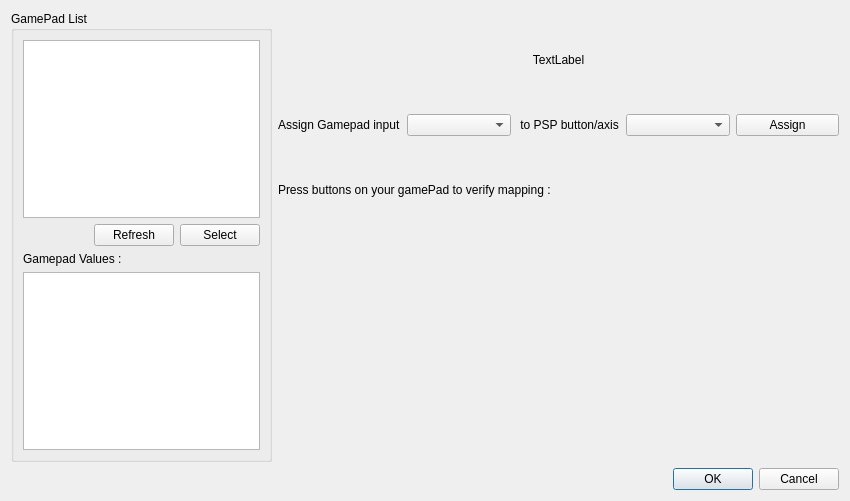
<?xml version="1.0" encoding="UTF-8"?>
<ui version="4.0">
 <class>GamePadDialog</class>
 <widget class="QDialog" name="GamePadDialog">
  <property name="geometry">
   <rect>
    <x>0</x>
    <y>0</y>
    <width>850</width>
    <height>501</height>
   </rect>
  </property>
  <property name="windowTitle">
   <string>Gamepad Configuration</string>
  </property>
  <layout class="QVBoxLayout" name="verticalLayout_2">
   <item>
    <layout class="QHBoxLayout" name="horizontalLayout_3">
     <item>
      <widget class="QGroupBox" name="groupBox">
       <property name="title">
        <string>GamePad List</string>
       </property>
       <layout class="QVBoxLayout" name="verticalLayout_3">
        <item>
         <widget class="QListWidget" name="GamePadList"/>
        </item>
        <item>
         <layout class="QHBoxLayout" name="horizontalLayout">
          <item>
           <spacer name="horizontalSpacer">
            <property name="orientation">
             <enum>Qt::Horizontal</enum>
            </property>
            <property name="sizeHint" stdset="0">
             <size>
              <width>40</width>
              <height>20</height>
             </size>
            </property>
           </spacer>
          </item>
          <item>
           <widget class="QPushButton" name="refreshListBtn">
            <property name="text">
             <string>Refresh</string>
            </property>
           </widget>
          </item>
          <item>
           <widget class="QPushButton" name="SelectPadBtn">
            <property name="text">
             <string>Select</string>
            </property>
           </widget>
          </item>
         </layout>
        </item>
        <item>
         <widget class="QLabel" name="label">
          <property name="text">
           <string>Gamepad Values :</string>
          </property>
         </widget>
        </item>
        <item>
         <widget class="QTreeWidget" name="padValues">
          <attribute name="headerVisible">
           <bool>false</bool>
          </attribute>
          <column>
           <property name="text">
            <string notr="true">1</string>
           </property>
          </column>
         </widget>
        </item>
       </layout>
      </widget>
     </item>
     <item>
      <layout class="QVBoxLayout" name="verticalLayout">
       <item>
        <widget class="QLabel" name="JoyName">
         <property name="text">
          <string>TextLabel</string>
         </property>
         <property name="alignment">
          <set>Qt::AlignCenter</set>
         </property>
        </widget>
       </item>
       <item>
        <layout class="QHBoxLayout" name="horizontalLayout_2">
         <item>
          <widget class="QLabel" name="label_2">
           <property name="text">
            <string>Assign Gamepad input</string>
           </property>
          </widget>
         </item>
         <item>
          <widget class="QComboBox" name="comboPadInput"/>
         </item>
         <item>
          <widget class="QLabel" name="label_3">
           <property name="text">
            <string> to PSP button/axis</string>
           </property>
          </widget>
         </item>
         <item>
          <widget class="QComboBox" name="comboPSPButton"/>
         </item>
         <item>
          <widget class="QPushButton" name="AssignBtn">
           <property name="text">
            <string>Assign</string>
           </property>
          </widget>
         </item>
        </layout>
       </item>
       <item>
        <widget class="QLabel" name="label_4">
         <property name="text">
          <string>Press buttons on your gamePad to verify mapping :</string>
         </property>
        </widget>
       </item>
       <item>
        <layout class="QHBoxLayout" name="horizontalLayout_4">
         <item>
          <spacer name="horizontalSpacer_4">
           <property name="orientation">
            <enum>Qt::Horizontal</enum>
           </property>
           <property name="sizeHint" stdset="0">
            <size>
             <width>40</width>
             <height>20</height>
            </size>
           </property>
          </spacer>
         </item>
         <item>
          <widget class="QWidget" name="widget" native="true">
           <property name="minimumSize">
            <size>
             <width>500</width>
             <height>218</height>
            </size>
           </property>
           <widget class="QLabel" name="PSPImg">
            <property name="geometry">
             <rect>
              <x>0</x>
              <y>0</y>
              <width>500</width>
              <height>218</height>
             </rect>
            </property>
            <property name="text">
             <string/>
            </property>
            <property name="pixmap">
             <pixmap resource="resources.qrc">:/images/resources/psp.png</pixmap>
            </property>
           </widget>
           <widget class="QLabel" name="Prev_Up">
            <property name="geometry">
             <rect>
              <x>110</x>
              <y>78</y>
              <width>21</width>
              <height>21</height>
             </rect>
            </property>
            <property name="text">
             <string/>
            </property>
            <property name="pixmap">
             <pixmap resource="resources.qrc">:/images/resources/psp_up_red.png</pixmap>
            </property>
           </widget>
           <widget class="QLabel" name="Prev_Left">
            <property name="geometry">
             <rect>
              <x>92</x>
              <y>93</y>
              <width>21</width>
              <height>20</height>
             </rect>
            </property>
            <property name="text">
             <string/>
            </property>
            <property name="pixmap">
             <pixmap resource="resources.qrc">:/images/resources/psp_left_red.png</pixmap>
            </property>
           </widget>
           <widget class="QLabel" name="Prev_Right">
            <property name="geometry">
             <rect>
              <x>122</x>
              <y>94</y>
              <width>20</width>
              <height>20</height>
             </rect>
            </property>
            <property name="text">
             <string/>
            </property>
            <property name="pixmap">
             <pixmap resource="resources.qrc">:/images/resources/psp_right_red.png</pixmap>
            </property>
           </widget>
           <widget class="QLabel" name="Prev_Down">
            <property name="geometry">
             <rect>
              <x>109</x>
              <y>105</y>
              <width>21</width>
              <height>30</height>
             </rect>
            </property>
            <property name="text">
             <string/>
            </property>
            <property name="pixmap">
             <pixmap resource="resources.qrc">:/images/resources/psp_down_red.png</pixmap>
            </property>
           </widget>
           <widget class="QLabel" name="Prev_Home">
            <property name="geometry">
             <rect>
              <x>141</x>
              <y>165</y>
              <width>30</width>
              <height>21</height>
             </rect>
            </property>
            <property name="text">
             <string/>
            </property>
            <property name="pixmap">
             <pixmap resource="resources.qrc">:/images/resources/psp_smallbtn_red.png</pixmap>
            </property>
           </widget>
           <widget class="QLabel" name="Prev_Select">
            <property name="geometry">
             <rect>
              <x>312</x>
              <y>166</y>
              <width>21</width>
              <height>16</height>
             </rect>
            </property>
            <property name="text">
             <string/>
            </property>
            <property name="pixmap">
             <pixmap resource="resources.qrc">:/images/resources/psp_smallbtn_red.png</pixmap>
            </property>
           </widget>
           <widget class="QLabel" name="Prev_Start">
            <property name="geometry">
             <rect>
              <x>339</x>
              <y>166</y>
              <width>21</width>
              <height>16</height>
             </rect>
            </property>
            <property name="text">
             <string/>
            </property>
            <property name="pixmap">
             <pixmap resource="resources.qrc">:/images/resources/psp_smallbtn_red.png</pixmap>
            </property>
           </widget>
           <widget class="QLabel" name="Prev_S">
            <property name="geometry">
             <rect>
              <x>351</x>
              <y>92</y>
              <width>21</width>
              <height>21</height>
             </rect>
            </property>
            <property name="text">
             <string/>
            </property>
            <property name="pixmap">
             <pixmap resource="resources.qrc">:/images/resources/psp_rightbtn_red.png</pixmap>
            </property>
           </widget>
           <widget class="QLabel" name="Prev_X">
            <property name="geometry">
             <rect>
              <x>374</x>
              <y>114</y>
              <width>21</width>
              <height>21</height>
             </rect>
            </property>
            <property name="text">
             <string/>
            </property>
            <property name="pixmap">
             <pixmap resource="resources.qrc">:/images/resources/psp_rightbtn_red.png</pixmap>
            </property>
           </widget>
           <widget class="QLabel" name="Prev_O">
            <property name="geometry">
             <rect>
              <x>396</x>
              <y>93</y>
              <width>21</width>
              <height>21</height>
             </rect>
            </property>
            <property name="text">
             <string/>
            </property>
            <property name="pixmap">
             <pixmap resource="resources.qrc">:/images/resources/psp_rightbtn_red.png</pixmap>
            </property>
           </widget>
           <widget class="QLabel" name="Prev_T">
            <property name="geometry">
             <rect>
              <x>374</x>
              <y>71</y>
              <width>21</width>
              <height>21</height>
             </rect>
            </property>
            <property name="text">
             <string/>
            </property>
            <property name="pixmap">
             <pixmap resource="resources.qrc">:/images/resources/psp_rightbtn_red.png</pixmap>
            </property>
           </widget>
           <widget class="QLabel" name="Prev_RT">
            <property name="geometry">
             <rect>
              <x>351</x>
              <y>32</y>
              <width>61</width>
              <height>21</height>
             </rect>
            </property>
            <property name="text">
             <string/>
            </property>
            <property name="pixmap">
             <pixmap resource="resources.qrc">:/images/resources/psp_rt_red.png</pixmap>
            </property>
           </widget>
           <widget class="QLabel" name="Prev_LT">
            <property name="geometry">
             <rect>
              <x>93</x>
              <y>32</y>
              <width>60</width>
              <height>21</height>
             </rect>
            </property>
            <property name="text">
             <string/>
            </property>
            <property name="pixmap">
             <pixmap resource="resources.qrc">:/images/resources/psp_lt_red.png</pixmap>
            </property>
           </widget>
           <widget class="QLabel" name="Prev_ADown">
            <property name="geometry">
             <rect>
              <x>107</x>
              <y>144</y>
              <width>21</width>
              <height>21</height>
             </rect>
            </property>
            <property name="text">
             <string/>
            </property>
            <property name="pixmap">
             <pixmap resource="resources.qrc">:/images/resources/psp_adown.png</pixmap>
            </property>
           </widget>
           <widget class="QLabel" name="Prev_ALeft">
            <property name="geometry">
             <rect>
              <x>107</x>
              <y>139</y>
              <width>16</width>
              <height>21</height>
             </rect>
            </property>
            <property name="text">
             <string/>
            </property>
            <property name="pixmap">
             <pixmap resource="resources.qrc">:/images/resources/psp_aleft.png</pixmap>
            </property>
           </widget>
           <widget class="QLabel" name="Prev_AUp">
            <property name="geometry">
             <rect>
              <x>108</x>
              <y>134</y>
              <width>21</width>
              <height>21</height>
             </rect>
            </property>
            <property name="text">
             <string/>
            </property>
            <property name="pixmap">
             <pixmap resource="resources.qrc">:/images/resources/psp_aup.png</pixmap>
            </property>
           </widget>
           <widget class="QLabel" name="Prev_ARight">
            <property name="geometry">
             <rect>
              <x>118</x>
              <y>138</y>
              <width>21</width>
              <height>21</height>
             </rect>
            </property>
            <property name="text">
             <string/>
            </property>
            <property name="pixmap">
             <pixmap resource="resources.qrc">:/images/resources/psp_aright.png</pixmap>
            </property>
           </widget>
          </widget>
         </item>
         <item>
          <spacer name="horizontalSpacer_3">
           <property name="orientation">
            <enum>Qt::Horizontal</enum>
           </property>
           <property name="sizeHint" stdset="0">
            <size>
             <width>40</width>
             <height>20</height>
            </size>
           </property>
          </spacer>
         </item>
        </layout>
       </item>
      </layout>
     </item>
    </layout>
   </item>
   <item>
    <widget class="QDialogButtonBox" name="buttonBox">
     <property name="orientation">
      <enum>Qt::Horizontal</enum>
     </property>
     <property name="standardButtons">
      <set>QDialogButtonBox::Cancel|QDialogButtonBox::Ok</set>
     </property>
    </widget>
   </item>
  </layout>
 </widget>
 <resources>
  <include location="resources.qrc"/>
 </resources>
 <connections>
  <connection>
   <sender>buttonBox</sender>
   <signal>accepted()</signal>
   <receiver>GamePadDialog</receiver>
   <slot>accept()</slot>
   <hints>
    <hint type="sourcelabel">
     <x>248</x>
     <y>254</y>
    </hint>
    <hint type="destinationlabel">
     <x>157</x>
     <y>274</y>
    </hint>
   </hints>
  </connection>
  <connection>
   <sender>buttonBox</sender>
   <signal>rejected()</signal>
   <receiver>GamePadDialog</receiver>
   <slot>reject()</slot>
   <hints>
    <hint type="sourcelabel">
     <x>316</x>
     <y>260</y>
    </hint>
    <hint type="destinationlabel">
     <x>286</x>
     <y>274</y>
    </hint>
   </hints>
  </connection>
 </connections>
</ui>
